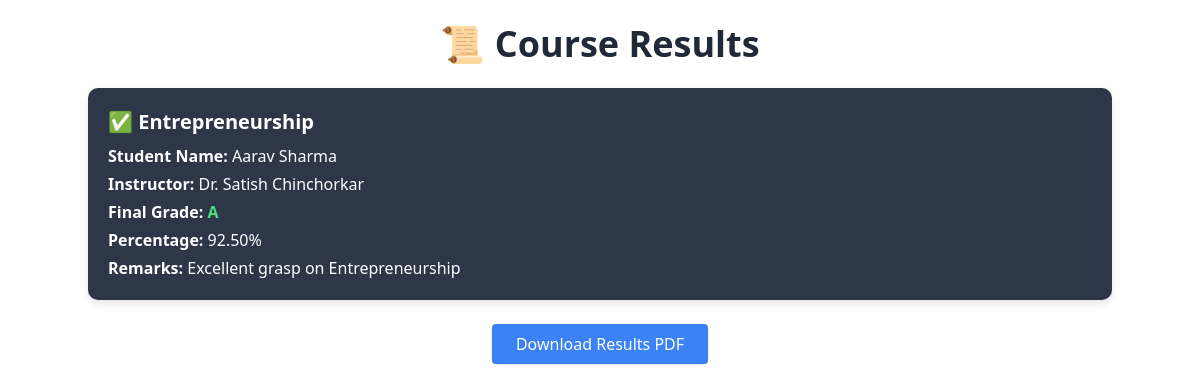
Page /dashboard/result.php (signed in) on the committed database.
### tables this page shows
CREATE TABLE IF NOT EXISTS `results` (
  `result_id` int NOT NULL AUTO_INCREMENT,
  `student_id` int NOT NULL,
  `course_id` varchar(20) NOT NULL,
  `instructor_id` int NOT NULL,
  `final_grade` varchar(2) NOT NULL,
  `percentage` decimal(5,2) NOT NULL,
  `remarks` varchar(200) DEFAULT NULL,
  PRIMARY KEY (`result_id`),
  KEY `student_id` (`student_id`),
  KEY `course_id` (`course_id`),
  KEY `instructor_id` (`instructor_id`)
);

CREATE TABLE IF NOT EXISTS `elective_course` (
  `Course_ID` varchar(50) NOT NULL,
  `Elective_Name` varchar(100) DEFAULT NULL,
  `Credits` int DEFAULT NULL,
  `Department_ID` int DEFAULT NULL,
  `assigned_teacher` int DEFAULT NULL,
  PRIMARY KEY (`Course_ID`),
  KEY `Department_ID` (`Department_ID`),
  KEY `fk_assigned_teacher` (`assigned_teacher`)
);

CREATE TABLE IF NOT EXISTS `student` (
  `Student_ID` int NOT NULL,
  `Name` varchar(50) DEFAULT NULL,
  `Contact` bigint DEFAULT NULL,
  `Email` varchar(50) DEFAULT NULL,
  `Year` varchar(10) DEFAULT NULL,
  `Department_ID` int DEFAULT NULL,
  PRIMARY KEY (`Student_ID`),
  KEY `fk_student_department` (`Department_ID`)
);

CREATE TABLE IF NOT EXISTS `teacher` (
  `teacher_id` int NOT NULL,
  `teacher_Name` varchar(50) DEFAULT NULL,
  `Email` varchar(50) DEFAULT NULL,
  `Password_hash` varchar(100) NOT NULL DEFAULT 'Test@123',
  PRIMARY KEY (`teacher_id`)
);

### dashboard/result.php (the view, shortened to what this page needs)
<?php
require '../db.php';
$stmt = $conn->prepare("
    SELECT
        r.final_grade,
        r.percentage,
        r.remarks,
        s.Name AS student_name,
        ec.Elective_Name AS course_name,
        t.teacher_Name AS instructor_name
    FROM results r
    JOIN student s ON r.student_id = s.Student_ID
    JOIN elective_course ec ON r.course_id = ec.Course_ID
    JOIN teacher t ON r.instructor_id = t.teacher_id
    WHERE r.student_id = ?
");
$stmt->bind_param("i", $_SESSION['loginUser']);
$stmt->execute();
$results = $stmt->get_result();
?>
<!DOCTYPE html>
<html lang="en">
<head>
    <script src="https://cdn.tailwindcss.com"></script>
</head>
<body class="bg-white p-6 text-white">
    <div class="container">
        <h2 class="text-4xl font-bold mb-6 text-gray-800 text-center">📜 Course Results</h2>
        <?php if ($results->num_rows > 0): ?>
            <?php while($result = $results->fetch_assoc()): ?>
                <div class="card transform hover:scale-[1.01] transition-transform">
                    <h3 class="text-xl font-semibold mb-2">✅ <?= htmlspecialchars($result['course_name']) ?></h3>
                    <p class="mb-1"><strong>Student Name:</strong> <?= htmlspecialchars($result['student_name']) ?></p>
                    <p class="mb-1"><strong>Instructor:</strong> <?= htmlspecialchars($result['instructor_name']) ?></p>
                    <p class="mb-1"><strong>Final Grade:</strong>
                        <span class="text-green-400 font-bold"><?= htmlspecialchars($result['final_grade']) ?></span>
                    </p>
                    <p class="mb-1"><strong>Percentage:</strong> <?= htmlspecialchars($result['percentage']) ?>%</p>
                    <p class="mb-0"><strong>Remarks:</strong> <?= htmlspecialchars($result['remarks']) ?></p>
                </div>
            <?php endwhile; ?>
        <?php else: ?>
            <div class="card text-center">
                <p class="text-xl">No results available yet.</p>
            </div>
        <?php endif; ?>
        <div class="mt-6 text-center">
            <button class="bg-blue-500 text-white px-6 py-2 rounded shadow hover:bg-blue-600">
                Download Results PDF
            </button>
        </div>
    </div>
</body>
</html>

### dashboard/result.php (style rules this page uses)
.card { border-radius: 10px; box-shadow: 0 4px 8px rgba(0, 0, 0, 0.1); padding: 20px; background: #2d3748; color: white; margin-bottom: 1rem; }
.container { max-width: 800px; margin: auto; }

### rows in the picture
results: elective_course.Elective_Name "Entrepreneurship", student.Name "Aarav Sharma", teacher.teacher_Name "Dr. Satish Chinchorkar", final_grade "A", percentage "92.50", remarks "Excellent grasp on Entrepreneurship"
